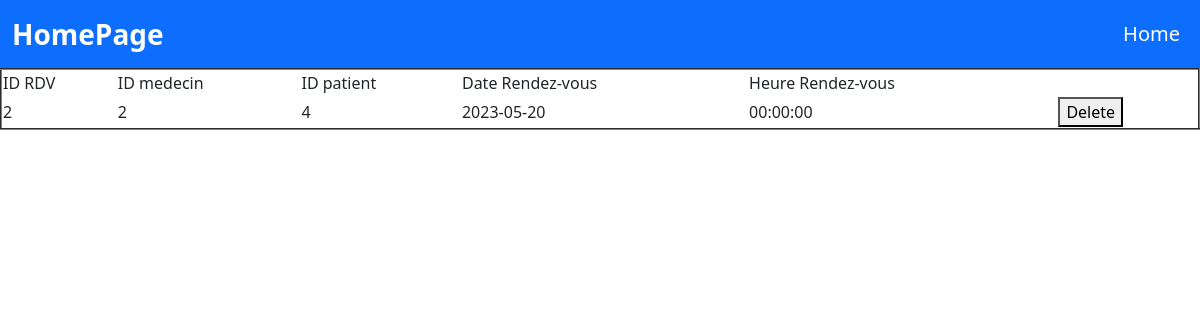
Screenshot of /patient/liste_rdv.php (signed in) with the database file from the repository.
### tables this page shows
CREATE TABLE `rdv` (
  `idRdv` int(11) NOT NULL auto_increment,
  `idMedecin` int(11) NOT NULL default '0',
  `idPatient` int(11) NOT NULL default '0',
  `date_rdv` date NOT NULL default '0000-00-00',
  `heure_rdv` time NOT NULL default '00:00:00',
  PRIMARY KEY  (`idRdv`,`idMedecin`,`idPatient`),
  KEY `idMedecin` (`idMedecin`),
  KEY `idPatient` (`idPatient`)
);

### patient/liste_rdv.php (the view, shortened to what this page needs)
<?
$id_patient=$_SESSION['pat_id'];
$req="select * from rdv where idPatient='$id_patient';";
$res=mysql_query($req) or die(mysql_error());
?>
<!DOCTYPE html>
<html lang="en">
<head>
    <title>liste rdv patient</title><link href="https://cdn.jsdelivr.net/npm/bootstrap@5.0.2/dist/css/bootstrap.min.css" rel="stylesheet">
    <link href="https://cdn.jsdelivr.net/npm/bootstrap@5.0.0/dist/css/bootstrap.min.css" rel="stylesheet" >
</head>
<body>
    <nav class="navbar navbar-expand-lg navbar-dark bg-primary">
        <div class="container-fluid">
          <a class="navbar-brand fs-3 fw-bold" href="../home.php" >HomePage</a>
          <div class="collapse navbar-collapse " id="navbarNavDropdown">
            <ul class="navbar-nav ms-auto fs-5">
              <li class="nav-item">
                <a class="nav-link active" aria-current="page" href="../home.php">Home</a>
              </li>
            </ul>
          </div>
        </div>
      </nav>
     <section class="main">
        <table border="2" width="100%">
  <tr>
    <td>ID RDV</td>
    <td>ID medecin</td>
    <td>ID patient</td>
    <td>Date Rendez-vous</td>
    <td>Heure Rendez-vous</td>
  </tr>
              <?
  while($t=mysql_fetch_array($res))
                  echo"<tr>
    <td> $t[0] </td>
    <td> $t[1]</td>
    <td>  $t[2] </td>
    <td>  $t[3] </td>
    <td>  $t[4] </td>
    <td> <form method='post'>
        <input type='hidden' name='id_rdv' value='$t[0]' />
        <button type='submit' name='annuler_rdv'>Delete</button>
      </form> </td>
  </tr>";
              ?>
          </table>
     </section>
</body>
</html>

### rows the page displays
rdv: idRdv "2", idMedecin "2", idPatient "4", date_rdv "2023-05-20", heure_rdv "00:00:00"
